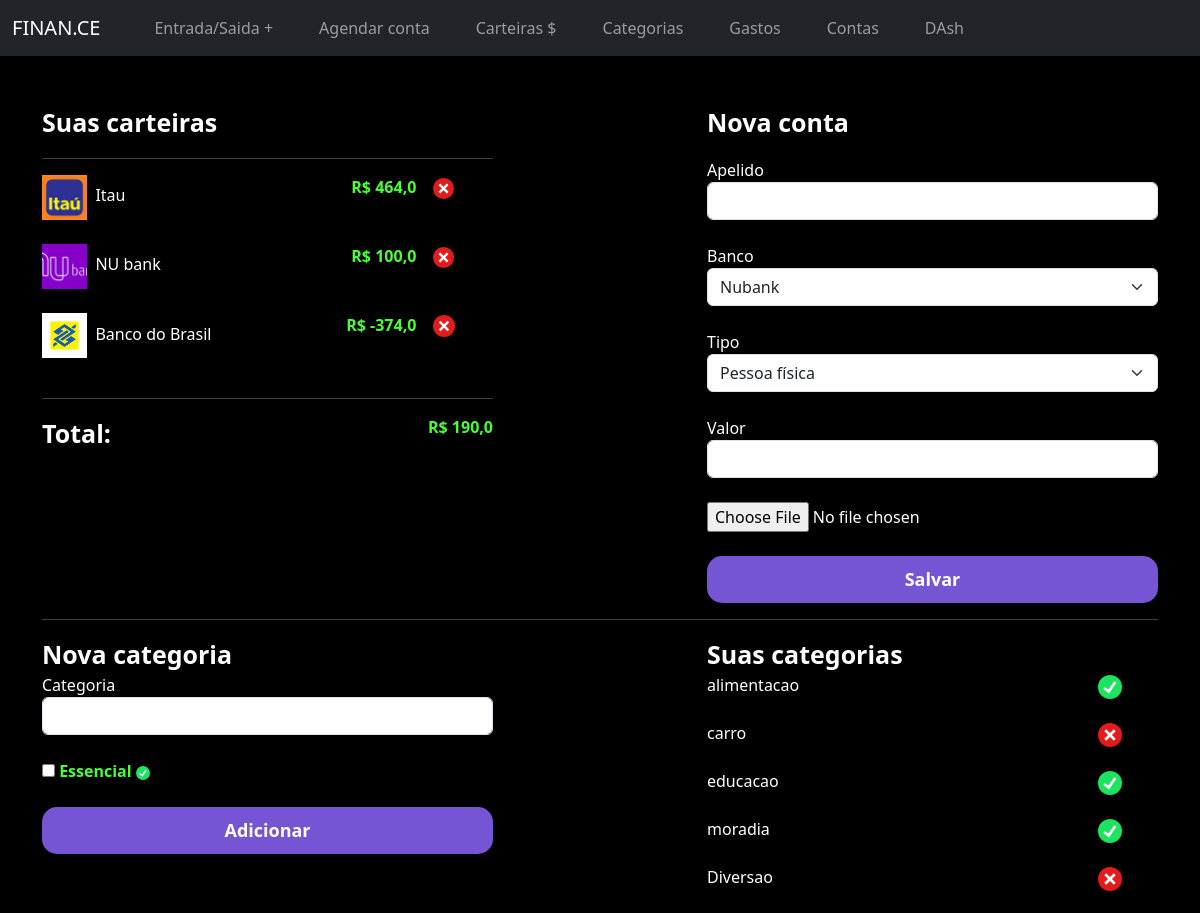
The app's page /gerenciar/, older data.
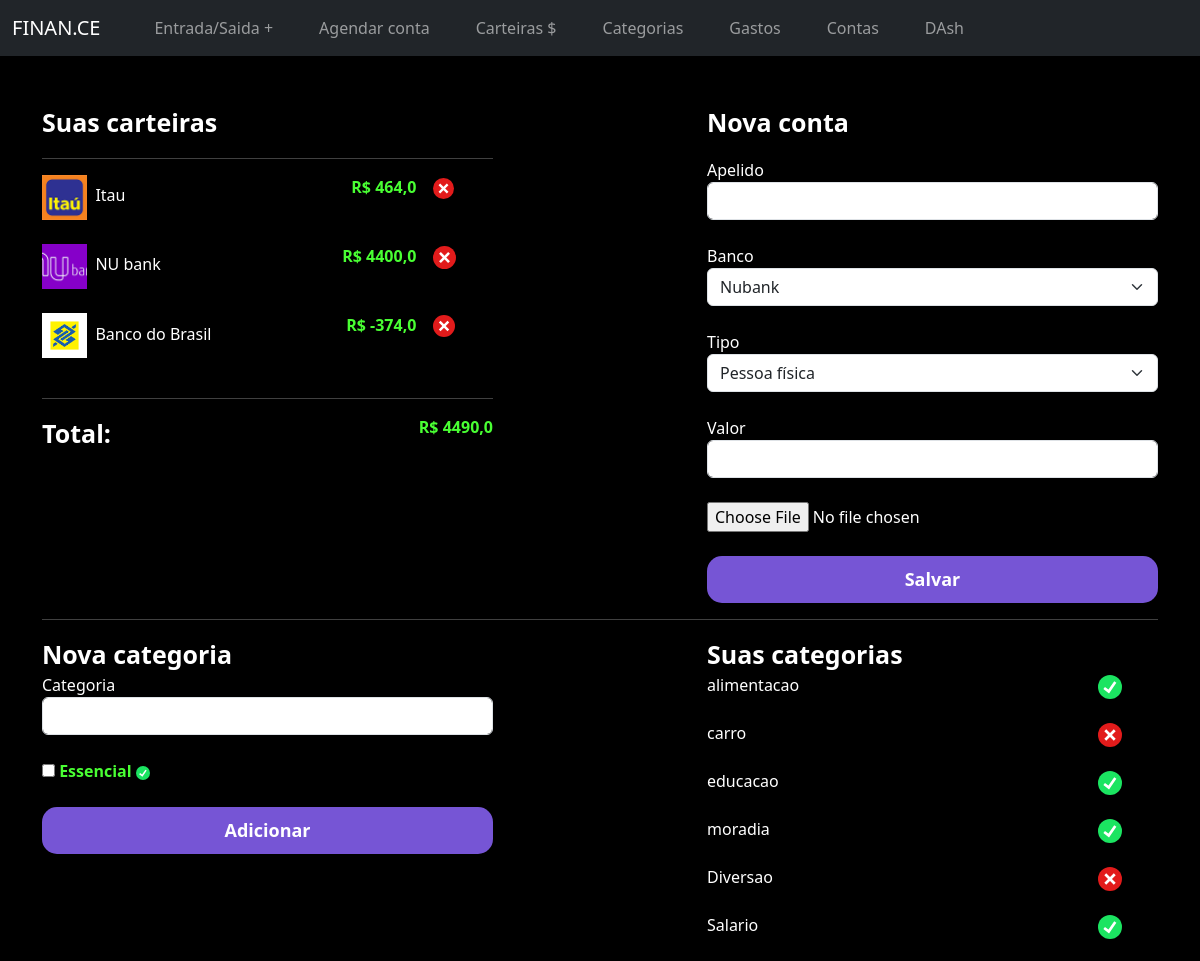
The same page, newer data.
### perfil/models.py (models this page shows, shortened)
class mConta(models.Model):
    banco_choices = (
        ('NU', 'Nubank'),
        ('CE', 'Caixa economica')
    )
    tipo_choices = (
        ('pf', 'Pessoa fisica'),
        ('pj', 'Pessoa juridica'),
    )
    apelido = models.CharField(max_length=50)
    banco = models.CharField(max_length=2, choices=banco_choices)
    tipo = models.CharField(max_length=2, choices=tipo_choices)
    valor = models.FloatField(default=0)
    icone = models.ImageField(upload_to="icones")

class mCategoria(models.Model):
    categoria = models.CharField(max_length=50)
    essencial = models.BooleanField(default=False)
    valor_planejamento = models.FloatField(default=0)

### perfil/views.py (the view)
# urls.py: path('gerenciar/', views.gerenciar, name='gerenciar'),
def gerenciar(request):
    categoria = mCategoria.objects.all()
    contas = mConta.objects.all()
    total_contas = calcula_total(contas, 'valor')
    return render(request, 'gerenciar.html', {'contas':contas, 'total_contas':total_contas, 'categorias':categoria})

### perfil/utils.py (called while the page is built)
def calcula_total(obj, campo):
    total = 0
    for i in obj:
        total += getattr(i, campo)
    return total

### perfil/templates/gerenciar.html (shortened to what this page needs)
{% extends 'bases/base.html' %}
{% load static %}
{% block 'head' %}
    <link href="{% static 'perfil/css/home.css' %}" rel="stylesheet">
{% endblock %}
{% block 'body' %}
    <br>
    <br>
    <div class="container">
        <div class="row">
            <div class="col-md-5">
                <p class="fonte-destaque">Suas carteiras</p>
                <hr>
                <div class="contas">
                    {% for conta in contas %}
                        <div class="lista-contas-main">
                            <span><img width="10%" src="{{conta.icone.url}} ">&nbsp&nbsp{{conta.apelido}} </span>
                            <span class="total-conta positivo ">R$ {{conta.valor}}&nbsp&nbsp&nbsp <a href="{% url 'deletar_banco' conta.id %}"><img width="15%" src="{% static 'perfil/img/multiply-cross.svg' %}"></a></span>
                        </div>
                        <br>
                    {% endfor %}
                </div>
                <hr>
                <span class="fonte-destaque">Total:</span>
                <span class="positivo total-conta font-destaque">R$ {{total_contas}}</span>
            </div>
            <div class="col-md-2"></div>
            <div class="col-md-5">
                <p class="fonte-destaque">Nova conta</p>
                <form action="{% url 'cadastrar_banco' %}" method="POST" enctype="multipart/form-data">
                    <label>Apelido</label>
                    <input type="text" name="apelido" class="form-control" placeholder="">
                    <br>
                    <label>Banco</label>
                    <select name="banco" class="form-select">
                        <option value="NU">Nubank</option>
                    </select>
                    <br>
                    <label>Tipo</label>
                    <select name="tipo" class="form-select">
                        <option value="pf">Pessoa física</option>
                    </select>
                    <br>
                    <label>Valor</label>
                    <input type="number" name="valor" class="form-control" placeholder="">
                    <br>
                    <input type="file" placeholder="Ícone" name="icone" required>
                    <br>
                    <br>
                    <input style="width: 100%" type="submit" class="botao-principal" value="Salvar">
                </form>
            </div>
        </div>
        <hr>
        <div class="row">
            <div class="col-md-5">
                <span class="fonte-destaque">Nova categoria</span>
                <form action="{% url 'cadastrar_categoria' %}" method="POST">
                    <label>Categoria</label>
                    <input type="text" name="categoria" class="form-control">
                    <br>
                    <input type="checkbox" name="essencial" value="essencial"><label class="positivo">&nbspEssencial <img width=10%% src="{% static 'perfil/img/checked-tick.svg' %}"> </label>
                    <br>
                    <br>
                    <input style="width: 100%" type="submit" class="botao-principal" value="Adicionar">
                </form>
            </div>
            <div class="col-md-2">
            </div>
            <div class="col-md-5">
                <span class="fonte-destaque">Suas categorias</span>
                <br>
                <div class="contas">
                    {% for kategoria in categorias %}
                        <div class="lista-contas-main">
                            <span>{{kategoria.categoria}}</span>
                            <span class="total-conta"><a href="{% url 'update_categoria' kategoria.id %}"><img width="40%" src="{% if kategoria.essencial%} {% static 'perfil/img/checked-tick.svg' %}  {% else %}  {% static 'perfil/img/multiply-cross.svg' %}  {% endif %}"></a></span>
                        </div>
                        <br>
                    {% endfor %}
                </div>
            </div>
        </div>
    </div>
{% endblock %}

### templates/bases/base.html (shortened to what this page needs)
{% load static %}
<!doctype html>
<html>
  <head>
    <link href="{% static 'geral/css/base.css' %}" rel="stylesheet">
    <link href="https://cdn.jsdelivr.net/npm/bootstrap@5.3.0-alpha1/dist/css/bootstrap.min.css" rel="stylesheet">
    {% block 'head' %}{% endblock %}
  </head>
  <body>
    <nav class="navbar sticky-top navbar-expand-lg navbar-dark bg-dark">
        <div class="container-fluid">
            <a href="{% url 'home' %}" class="navbar-brand active"(current)>FINAN.CE</a>
            <div class="collapse navbar-collapse" id="navbarCollapse">
                <div class="navbar-nav">
                    <a class="nav-item nav-link" style="margin-left: 30px" href="{% url 'novo_valor' %}">Entrada/Saida +</a>
                    <a class="nav-item nav-link" style="margin-left: 30px" href="{% url 'definir_contas' %}">Agendar conta</a>
                    <a class="nav-item nav-link" style="margin-left: 30px" href="{% url 'gerenciar' %}">Carteiras $</a>
                    <a class="nav-item nav-link" style="margin-left: 30px" href="{% url 'definir_planejamento' %}">Categorias</a>
                    <a class="nav-item nav-link" style="margin-left: 30px" href="{% url 'ver_planejamento' %}">Gastos</a>
                    <a class="nav-item nav-link" style="margin-left: 30px" href="{% url 'ver_contas' %}">Contas</a>
                    <a class="nav-item nav-link" style="margin-left: 30px" href="{% url 'dashboard' %}">DAsh</a>
                </div>
            </div>
        </div>
    </nav>
     {% block 'body' %}{% endblock %}
  </body>
</html>

### templates/static/geral/css/base.css (style rules this page uses)
body { background: var(--dark-color) !important; color: var(--text-color) !important; }
:root { --main-color: #262626; --dark-color: #000; --contrast-color: #7655D5; --differential-color: #E96363; --text-color: #ffffff ; }

### templates/static/perfil/css/home.css (style rules this page uses)
.fonte-destaque { font-weight: bold; font-size: 25px; }
.total-conta { color: #B9F1D6; font-weight: 200; float: right; }
.botao-principal { text-decoration: none; color: var(--text-color); font-weight: bold; font-size: 18px; padding: 10px; background-color: var(--contrast-color); text-align: center; border-radius: 15px; border: none; }
.positivo { color: #49FF33; font-weight: bold; }

Row changes from the older to the newer data that the page shows:
changed mConta "NU bank": valor "100,0" → "4400,0"
added mCategoria: categoria "Salario"
Text that changed along with them:
{{ total_contas }}: "190,0" → "4490,0"
